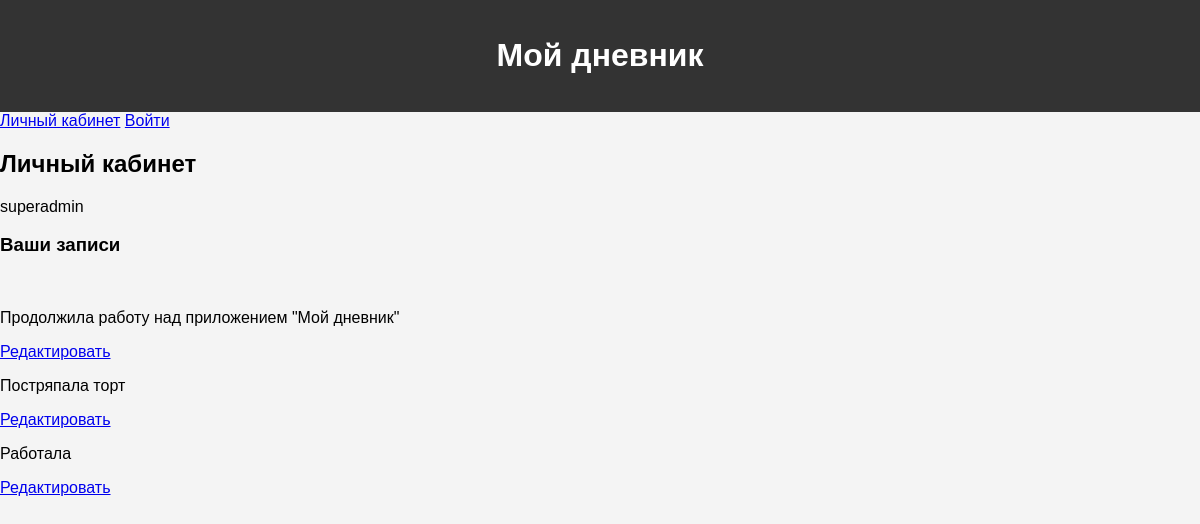
The app's page /profiles/home (signed in), older data.
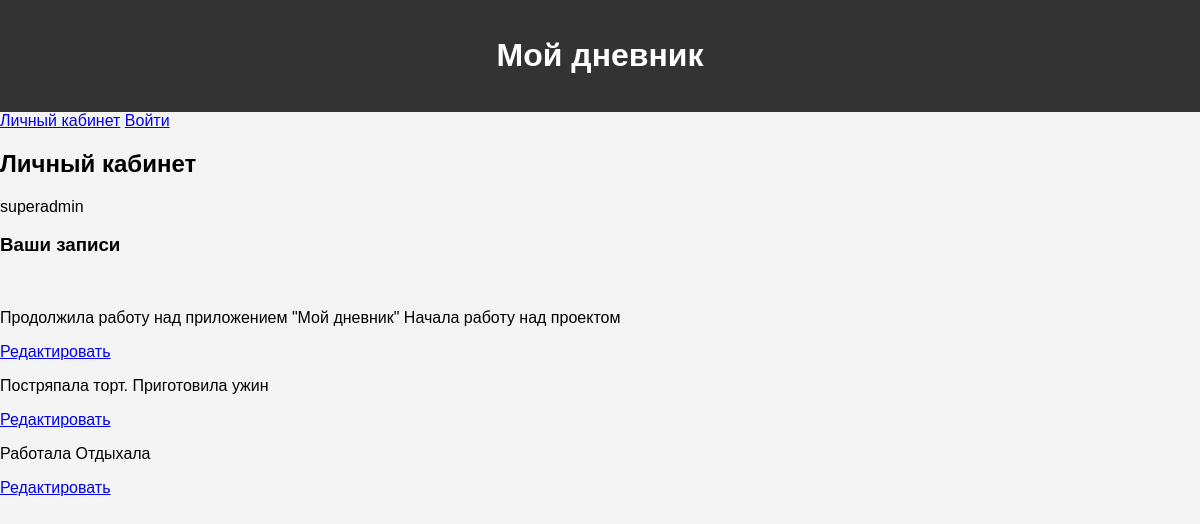
The same page, newer data.
### core/models.py (models this page shows)
class Note(models.Model):
    date = models.DateField(verbose_name='Дата')
    text = models.TextField(verbose_name='Текст заметки', blank=True, null=True)
    category = models.ForeignKey(NoteCategory, blank=True, null=True, on_delete=models.SET_NULL,
                                 verbose_name='Категория')
    profile = models.ForeignKey(Profile, on_delete=models.CASCADE, related_name='profile_notes', blank=True, null=True)
    class Meta:
        verbose_name = 'Заметка'
        verbose_name_plural = 'Заметки'
    def __str__(self):
        return self.text

### profiles/views.py (the view)
# urls.py: 2. Add a URL to urlpatterns:  path('', views.home, name='home')
def home(request):
    print(request)
    notes = request.user.profile.profile_notes.all()
    print(notes)
    return render(request, 'profiles/home.html', {'notes': notes})

### templates/profiles/home.html
{% extends 'base.html' %}
{% load crispy_forms_tags %}
{% block content %}
<div class="row mt-4">
    <div class="col-sm-5">
        {% if request.user.is_authenticated %}
        <h2>Личный кабинет</h2>
        <p>{{ request.user.username }}</p>
        <h3>Ваши записи</h3>
            {% for note in notes %}
            <br><p>{{ note }}</p>
            <a  href="{% url 'note_edit' note.id %}">Редактировать</a>
            {% endfor %}
        {% else %}
        <p>Вам нам нужно авторизоваться или зарегистрироваться</p>
        {% endif %}
    </div>
</div>
{% endblock %}

Row changes from the older to the newer data that the page shows:
changed Note: text "Продолжила работу над приложением \"Мой дневник\"" → "Продолжила работу над приложением \"Мой дневник\" Начала работу над проектом"
changed Note: text "Постряпала торт" → "Постряпала торт. Приготовила ужин"
changed Note: text "Работала" → "Работала Отдыхала"
